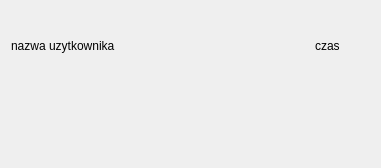
<?xml version="1.0" encoding="UTF-8"?>
<ui version="4.0">
 <class>chat_message</class>
 <widget class="QWidget" name="chat_message">
  <property name="geometry">
   <rect>
    <x>0</x>
    <y>0</y>
    <width>381</width>
    <height>168</height>
   </rect>
  </property>
  <property name="windowTitle">
   <string>Form</string>
  </property>
  <layout class="QVBoxLayout" name="verticalLayout">
   <item>
    <layout class="QHBoxLayout" name="horizontalLayout">
     <property name="spacing">
      <number>200</number>
     </property>
     <item>
      <widget class="QLabel" name="nazwa_uzytkownika_label">
       <property name="text">
        <string>nazwa uzytkownika</string>
       </property>
      </widget>
     </item>
     <item>
      <widget class="QLabel" name="czas_label">
       <property name="text">
        <string>czas</string>
       </property>
      </widget>
     </item>
    </layout>
   </item>
   <item>
    <widget class="QLabel" name="tresc_label">
     <property name="text">
      <string/>
     </property>
    </widget>
   </item>
  </layout>
 </widget>
 <resources/>
 <connections/>
</ui>
